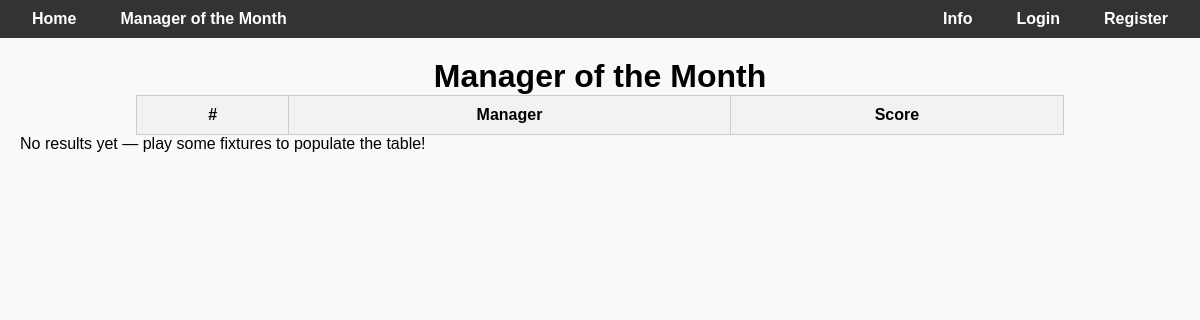
The app's page /leaderboard/maanger_of_the_month, older data.
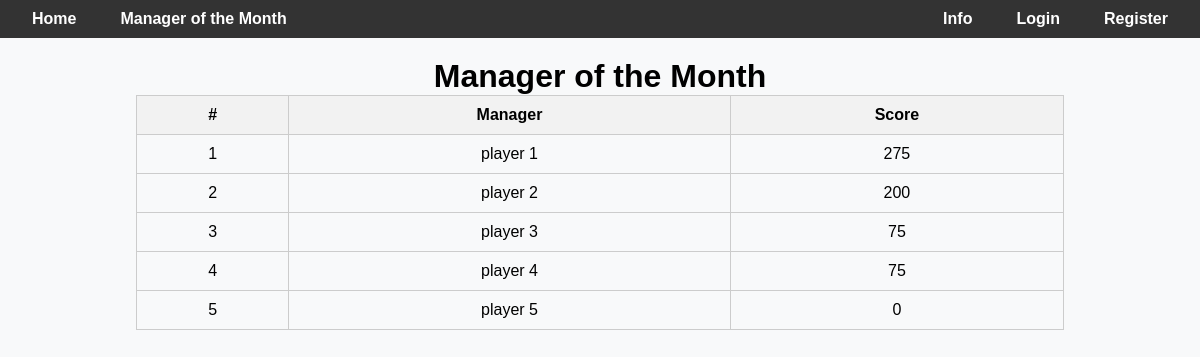
The same page, newer data.
### users/models.py (models this page shows)
class CustomUser(AbstractUser):
    can_participate = models.BooleanField(default=True)
    username = models.CharField(
        max_length=150,
        unique=True,
        validators=[RegexValidator(
            regex=r'^[\w @*+-]+$',
            message='Username may contain letters, numbers, spaces, and * @ + - .'
        )],
    )

### leaderboard/views.py (the view)
# urls.py: path("maanger_of_the_month", views.manager_of_month, name="manager_of_the_month"),
def manager_of_month(request):
    today = timezone.now()
    target_month = (get_match_week_start(today).month - 1) or 12
    rows = (
        Prediction.objects
        .filter(user__can_participate=True,
                match__match_date__month=target_month)
        .values("user_id")
        .annotate(score=Sum("points"))
        .order_by("-score")
    )
    users = User.objects.in_bulk([r["user_id"] for r in rows])
    table = [{"user": users[r["user_id"]], "score": r["score"] or 0} for r in rows]
    return render(
        request, "leaderboard/manager_of_the_month.html", {"table": table},
    )

### leaderboard/views.py (called while the page is built)
def get_match_week_start(d):
    weekday = d.weekday()  # Monday=0 ... Sunday=6
    if weekday != 0 and weekday <= 3:  # Tue(1)-Thu(3) belong to the NEXT week
        return d + datetime.timedelta(days=4 - weekday)
    days_since_friday = (weekday - 4) % 7
    return d - datetime.timedelta(days=days_since_friday)

### leaderboard/templates/leaderboard/manager_of_the_month.html (shortened to what this page needs)
{% extends "base.html" %}
{% block content %}
<div>
  <header>
    <h1>Manager of the Month</h1>
  </header>
    <table>
      <thead>
        <tr>
          <th>#</th>
          <th>Manager</th>
          <th>Score</th>
        </tr>
      </thead>
      <tbody>
        {% for item in table %}
          <tr>
            <td>
              {{ forloop.counter }}
            </td>
            <td>{{ item.user }}</td>
            <td>{{ item.score }}</td>
          </tr>
        {% endfor %}
      </tbody>
    </table>
    {% if not table %}
    <p>No results yet — play some fixtures to populate the table!</p>
    {% endif %}
</div>
{% endblock %}

Row changes from the older to the newer data that the page shows:
added CustomUser: user "player 1", score "275"
added CustomUser: user "player 2", score "200"
added CustomUser: user "player 3", score "75"
added CustomUser: user "player 4", score "75"
added CustomUser: user "player 5", score "0"
Text that changed along with them:
text no longer shown: "No results yet — play some fixtures to populate the table!"
